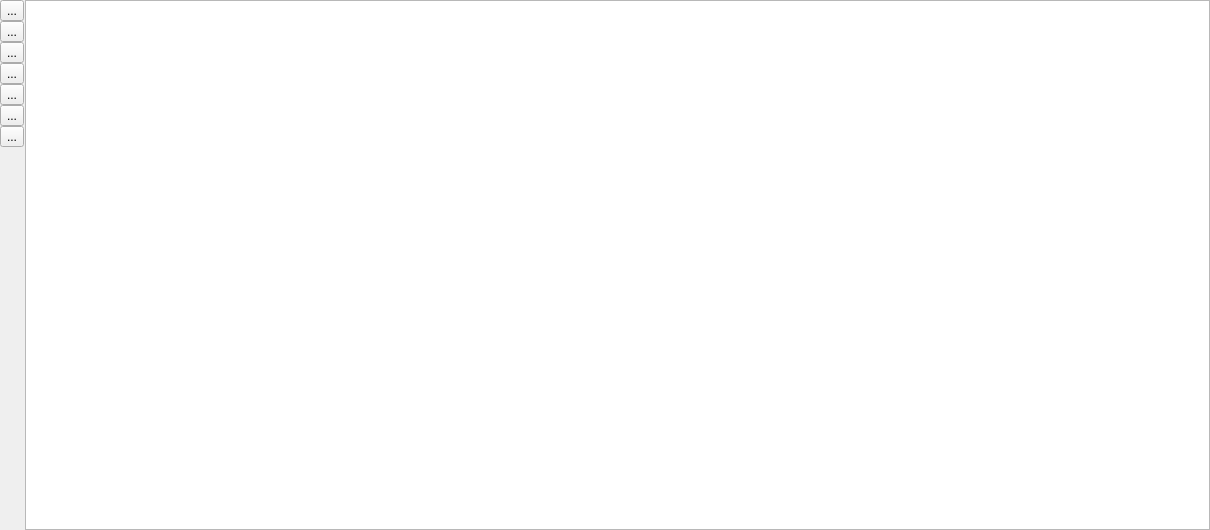
<?xml version="1.0" encoding="UTF-8"?>
<ui version="4.0">
 <class>OutputWidget</class>
 <widget class="QWidget" name="OutputWidget">
  <property name="geometry">
   <rect>
    <x>0</x>
    <y>0</y>
    <width>1210</width>
    <height>530</height>
   </rect>
  </property>
  <property name="windowTitle">
   <string>Form</string>
  </property>
  <layout class="QHBoxLayout" name="horizontalLayout">
   <property name="spacing">
    <number>1</number>
   </property>
   <property name="leftMargin">
    <number>0</number>
   </property>
   <property name="topMargin">
    <number>0</number>
   </property>
   <property name="rightMargin">
    <number>0</number>
   </property>
   <property name="bottomMargin">
    <number>0</number>
   </property>
   <item>
    <layout class="QVBoxLayout" name="verticalLayout">
     <property name="spacing">
      <number>0</number>
     </property>
     <item>
      <widget class="QToolButton" name="infoToolButton">
       <property name="enabled">
        <bool>true</bool>
       </property>
       <property name="text">
        <string>...</string>
       </property>
       <property name="icon">
        <iconset resource="sate_resources.qrc">
         <normaloff>:/img/icons/info.png</normaloff>:/img/icons/info.png</iconset>
       </property>
       <property name="checkable">
        <bool>true</bool>
       </property>
       <property name="checked">
        <bool>false</bool>
       </property>
      </widget>
     </item>
     <item>
      <widget class="QToolButton" name="errorToolButton">
       <property name="text">
        <string>...</string>
       </property>
       <property name="icon">
        <iconset resource="sate_resources.qrc">
         <normaloff>:/img/icons/error.png</normaloff>:/img/icons/error.png</iconset>
       </property>
       <property name="checkable">
        <bool>true</bool>
       </property>
       <property name="checked">
        <bool>false</bool>
       </property>
      </widget>
     </item>
     <item>
      <widget class="QToolButton" name="jsonToolButton">
       <property name="text">
        <string>...</string>
       </property>
       <property name="icon">
        <iconset resource="sate_resources.qrc">
         <normaloff>:/img/icons/bug.png</normaloff>:/img/icons/bug.png</iconset>
       </property>
       <property name="checkable">
        <bool>true</bool>
       </property>
      </widget>
     </item>
     <item>
      <widget class="QToolButton" name="entitiesTtoolButton">
       <property name="text">
        <string>...</string>
       </property>
       <property name="icon">
        <iconset resource="sate_resources.qrc">
         <normaloff>:/img/icons/entity_orange.png</normaloff>:/img/icons/entity_orange.png</iconset>
       </property>
       <property name="checkable">
        <bool>true</bool>
       </property>
      </widget>
     </item>
     <item>
      <widget class="QToolButton" name="messagesToolButton">
       <property name="text">
        <string>...</string>
       </property>
       <property name="icon">
        <iconset resource="sate_resources.qrc">
         <normaloff>:/img/icons/message_orange.png</normaloff>:/img/icons/message_orange.png</iconset>
       </property>
       <property name="checkable">
        <bool>true</bool>
       </property>
      </widget>
     </item>
     <item>
      <widget class="QToolButton" name="requestToolButton">
       <property name="text">
        <string>...</string>
       </property>
       <property name="icon">
        <iconset resource="sate_resources.qrc">
         <normaloff>:/img/icons/gear_orange.png</normaloff>:/img/icons/gear_orange.png</iconset>
       </property>
       <property name="checkable">
        <bool>true</bool>
       </property>
      </widget>
     </item>
     <item>
      <widget class="QToolButton" name="responseToolButton">
       <property name="text">
        <string>...</string>
       </property>
       <property name="icon">
        <iconset resource="sate_resources.qrc">
         <normaloff>:/img/icons/response_orange.png</normaloff>:/img/icons/response_orange.png</iconset>
       </property>
       <property name="checkable">
        <bool>true</bool>
       </property>
      </widget>
     </item>
     <item>
      <spacer name="verticalSpacer">
       <property name="orientation">
        <enum>Qt::Vertical</enum>
       </property>
       <property name="sizeHint" stdset="0">
        <size>
         <width>20</width>
         <height>40</height>
        </size>
       </property>
      </spacer>
     </item>
    </layout>
   </item>
   <item>
    <widget class="QTextBrowser" name="output">
     <property name="acceptRichText">
      <bool>false</bool>
     </property>
     <property name="openLinks">
      <bool>false</bool>
     </property>
    </widget>
   </item>
  </layout>
 </widget>
 <resources>
  <include location="sate_resources.qrc"/>
 </resources>
 <connections/>
</ui>
